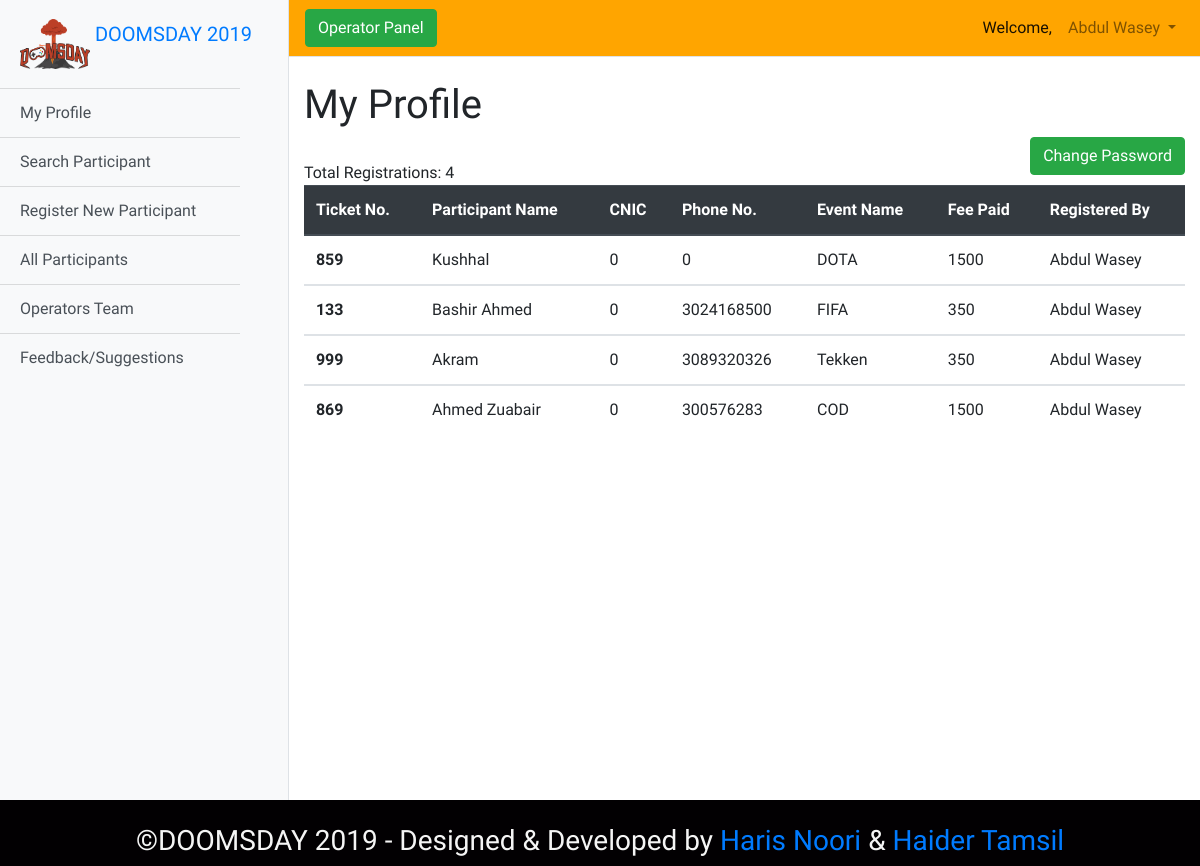
The page /src/operator/my_profile.php (signed in) on the database as committed earlier.
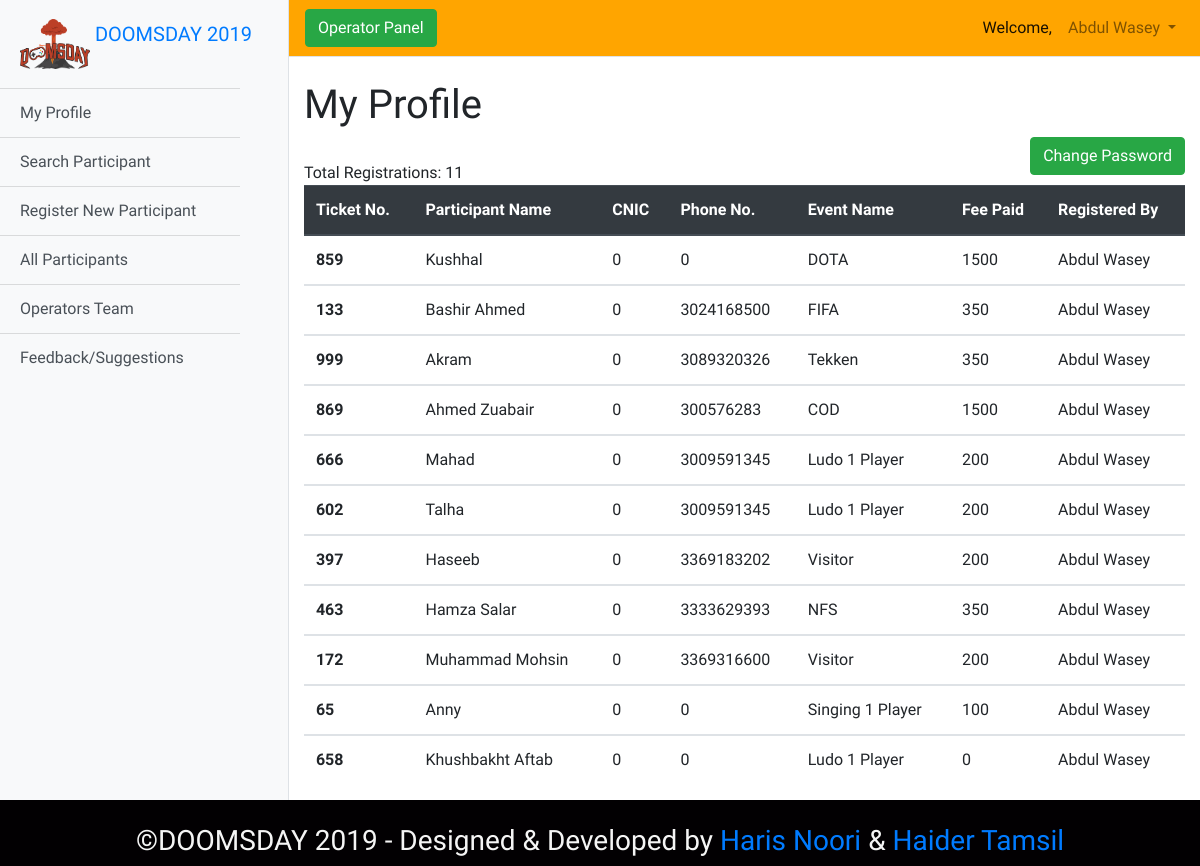
The same page on the database as committed later.
### tables this page shows
CREATE TABLE `participants` (
  `p_id` int(6) NOT NULL,
  `p_name` varchar(50) NOT NULL,
  `p_cnic` bigint(30) NOT NULL,
  `p_phone` bigint(11) NOT NULL,
  `event_name` varchar(50) NOT NULL,
  `fee_paid` int(20) NOT NULL,
  `registered_by` varchar(50) NOT NULL,
  `other_members` varchar(200) NOT NULL
);

### src/operator/my_profile.php (the view, shortened to what this page needs)
<?php include "../connect.php"; ?>
<!DOCTYPE html>
<html lang="en">
<head>
</head>
<body>
    <?php include "op_head.php" ?>
    <link rel="stylesheet" href="../../css/my_profile.css">
        <div class="container-fluid">
            <h1 class="mt-4">My Profile</h1>
            <a href="change_password.php"><button class="btn  btn-success" style="float:right">Change Password</button></a>
            <br>
        <table class="table mytable">
            <thead class="thead-dark">
                <tr>
                    <th scope="col">Ticket No.</th>
                    <th scope="col">Participant Name</th>
                    <th scope="col">CNIC</th>
                    <th scope="col">Phone No.</th>
                    <th scope="col">Event Name</th>
                    <th scope="col">Fee Paid</th>
                    <th scope="col">Registered By</th>
                </tr>
            </thead>
            <?php
                $qry = " SELECT * FROM participants WHERE registered_by = '".$_SESSION["operator"]."' ";
                $res = $con->query($qry);
                if($res->num_rows > 0)
                {   echo "Total Registrations: ".$res->num_rows;
                    while($row = $res->fetch_assoc())
                    {
                        ?>
            <tbody>
                <tr>
                    <th scope="row"> <?php echo " ".$row["p_id"]." " ?> </th>
                    <td><?php echo " ".$row["p_name"]." " ?></td>
                    <td><?php echo " ".$row["p_cnic"]." " ?></td>
                    <td><?php echo " ".$row["p_phone"]." " ?></td>
                    <td><?php echo " ".$row["event_name"]." " ?></td>
                    <td><?php echo " ".$row["fee_paid"]." " ?></td>
                    <td><?php echo " ".$row["registered_by"]." " ?></td>
                </tr>
        <?php
                    }
            }
        ?>
            </tbody>
        </table>
        </div>
    <?php include "op_foot.php" ?>

### src/operator/op_head.php (shortened to what this page needs)
<!DOCTYPE html>
<html lang="en">
<head>
    <link rel="stylesheet" href="../../css/bootstrap.min.css">
    <link rel="stylesheet" href="../../css/operator_header.css">
    <link rel="stylesheet" href="../../css/simple-sidebar.css" rel="stylesheet">
</head>
<body>
    <div class="d-flex" id="wrapper">
        <div class="bg-light border-right" id="sidebar-wrapper">
            <div class="sidebar-heading">
                <a class="navbar-brand" href="operator_dashboard.php">
                    <img src="../../img/doomslogo.png" width="70" height="50" class="d-inline-block align-top" alt="">
                    DOOMSDAY 2019
                </a> </div>
            <div class="list-group list-group-flush">
                <a href="my_profile.php" class="list-group-item list-group-item-action bg-light">My Profile</a>
                <a href="search_participant.php" class="list-group-item list-group-item-action bg-light">Search
                    Participant</a>
                <a href="register_participant.php" class="list-group-item list-group-item-action bg-light">Register New
                    Participant</a>
                <a href="all_participants.php" class="list-group-item list-group-item-action bg-light">All Participants</a>
                <a href="operator_team.php" class="list-group-item list-group-item-action bg-light">Operators Team</a>
                <a href="#" class="list-group-item list-group-item-action bg-light">Feedback/Suggestions</a>
            </div>
        </div>
        <div id="page-content-wrapper">
            <nav class="navbar navbar-expand-lg navbar-light border-bottom mynavbar">
                <button class="btn btn-success mybtn" id="menu-toggle">Operator Panel</button>
                <div class="collapse navbar-collapse" id="navbarSupportedContent">
                    <ul class="navbar-nav ml-auto mt-2 mt-lg-0">
                        <li class="nav-item active">
                            <a class="nav-link" href="#">Welcome,<span class="sr-only">(current)</span></a>
                        </li>
                        <li class="nav-item dropdown">
                            <a class="nav-link dropdown-toggle" href="#" id="navbarDropdown" role="button"
                                data-toggle="dropdown" aria-haspopup="true" aria-expanded="false">
                                <?php echo $_SESSION["operator"]; ?>
                            </a>
                        </li>
                    </ul>
                </div>
            </nav>

### src/operator/op_foot.php (shortened to what this page needs)
</div>
    </div>
    <footer class="foot" style="background: #020002">
        <div class="row align-center copyright">
            <div class="col-sm-12" align="center" style="color:whitesmoke">
                <br>
                <h3>&copy;DOOMSDAY 2019 - Designed & Developed by <a href="https://imharis.wordpress.com/" target="_blank">Haris Noori</a> & <a href="https://www.facebook.com/haider.tamsil" target="_blank">Haider Tamsil</a> </h3>
            </div>
        </div>
    </footer>
</body>
</html>

### css/operator_header.css (style rules this page uses)
body { font-family: 'Big Shoulders Text', cursive; }
.mynavbar { background: orange; }

### css/simple-sidebar.css (style rules this page uses)
body { overflow-x: hidden; }
#sidebar-wrapper { min-height: 100vh; margin-left: -15rem; -webkit-transition: margin .25s ease-out; -moz-transition: margin .25s ease-out; -o-transition: margin .25s ease-out; transition: margin .25s ease-out; }
#sidebar-wrapper .sidebar-heading { padding: 0.875rem 1.25rem; font-size: 1.2rem; }
#sidebar-wrapper .list-group { width: 15rem; }
#page-content-wrapper { min-width: 100vw; }
@media (min-width: 768px) { #sidebar-wrapper { margin-left: 0; } }
@media (min-width: 768px) { #page-content-wrapper { min-width: 0; width: 100%; } }

### css/my_profile.css (style rules this page uses)
body { font-family: 'Big Shoulders Text', cursive; }
.mynavbar { background: orange; }

Rows that differ between the two databases and show on the page:
added participants: p_id "666", p_name "Mahad", p_cnic "0", p_phone "3009591345", event_name "Ludo 1 Player", fee_paid "200", registered_by "Abdul Wasey"
added participants: p_id "602", p_name "Talha", p_cnic "0", p_phone "3009591345", event_name "Ludo 1 Player", fee_paid "200", registered_by "Abdul Wasey"
added participants: p_id "397", p_name "Haseeb", p_cnic "0", p_phone "3369183202", event_name "Visitor", fee_paid "200", registered_by "Abdul Wasey"
added participants: p_id "463", p_name "Hamza Salar", p_cnic "0", p_phone "3333629393", event_name "NFS", fee_paid "350", registered_by "Abdul Wasey"
added participants: p_id "172", p_name "Muhammad Mohsin", p_cnic "0", p_phone "3369316600", event_name "Visitor", fee_paid "200", registered_by "Abdul Wasey"
added participants: p_id "65", p_name "Anny", p_cnic "0", p_phone "0", event_name "Singing 1 Player", fee_paid "100", registered_by "Abdul Wasey"
added participants: p_id "658", p_name "Khushbakht Aftab", p_cnic "0", p_phone "0", event_name "Ludo 1 Player", fee_paid "0", registered_by "Abdul Wasey"
Other text that changed with them:
text written by a page script: "Total Registrations: 4" → "Total Registrations: 11"
